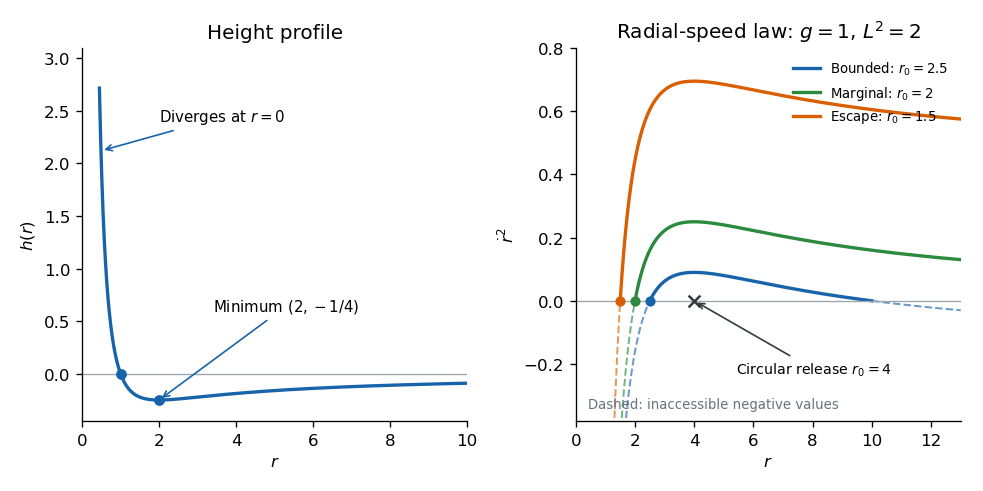

Here is the Python script that generated this plot:
"""Original height-well sketch; Python 3.14, NumPy 2.3.5, Matplotlib 3.10.7.

Outputs paper-4-height-well.png to caller CWD; honors MPLCONFIGDIR.
The radial-speed example uses g=1, L^2=2, and hence A=L^2+2g=4.
"""
import numpy as np
import matplotlib
matplotlib.use('Agg')
import matplotlib.pyplot as plt

fig, (ax1, ax2) = plt.subplots(1, 2, figsize=(8.2, 4.1), facecolor='white')
r = np.linspace(.45, 10, 1500)
height = 1/r**2-1/r
ax1.plot(r, height, color='#1864ab', lw=2)
ax1.axhline(0, color='#9ba6ad', lw=.8)
ax1.scatter([1, 2], [0, -.25], s=30, color='#1864ab', zorder=5)
ax1.annotate('Minimum $(2,-1/4)$', xy=(2,-.25), xytext=(3.4,.6), fontsize=9,
             arrowprops=dict(arrowstyle='->',color='#1864ab'))
ax1.annotate('Diverges at $r=0$', xy=(.49,2.12), xytext=(2,2.4), fontsize=9,
             arrowprops=dict(arrowstyle='->',color='#1864ab'))
ax1.set(xlim=(0,10), ylim=(-.45,3.1), xlabel='$r$', ylabel='$h(r)$', title='Height profile')

rr = np.linspace(.65, 13, 2000)
g=1;A=4
for r0, color, label in [(2.5,'#1864ab','Bounded: $r_0=2.5$'),
                         (2.,'#2b8a3e','Marginal: $r_0=2$'),
                         (1.5,'#d95f02','Escape: $r_0=1.5$')]:
    energy=A/(2*r0*r0)-g/r0
    f=2*energy+2*g/rr-A/rr**2
    ax2.plot(rr,np.where(f>=0,f,np.nan),color=color,lw=2,label=label)
    ax2.plot(rr,np.where(f<0,f,np.nan),color=color,lw=1.2,ls='--',alpha=.65)
    ax2.scatter([r0],[0],color=color,s=26,zorder=5)
ax2.scatter([4],[0],marker='x',color='#343a40',s=50,zorder=6)
ax2.annotate('Circular release $r_0=4$',xy=(4,0),xytext=(5.4,-.23),fontsize=8.5,
             arrowprops=dict(arrowstyle='->',color='#343a40'))
ax2.axhline(0,color='#9ba6ad',lw=.8)
ax2.set(xlim=(0,13),ylim=(-.38,.8),xlabel='$r$',ylabel=r'$\dot r^2$',title='Radial-speed law: $g=1$, $L^2=2$')
ax2.legend(fontsize=8,loc='upper right',frameon=False)
ax2.text(.4,-.34,'Dashed: inaccessible negative values',fontsize=8,color='#68737d')
for ax in (ax1,ax2):ax.spines[['top','right']].set_visible(False)
fig.tight_layout()
fig.savefig('paper-4-height-well.png',dpi=120,facecolor='white',transparent=False)
plt.close(fig)
